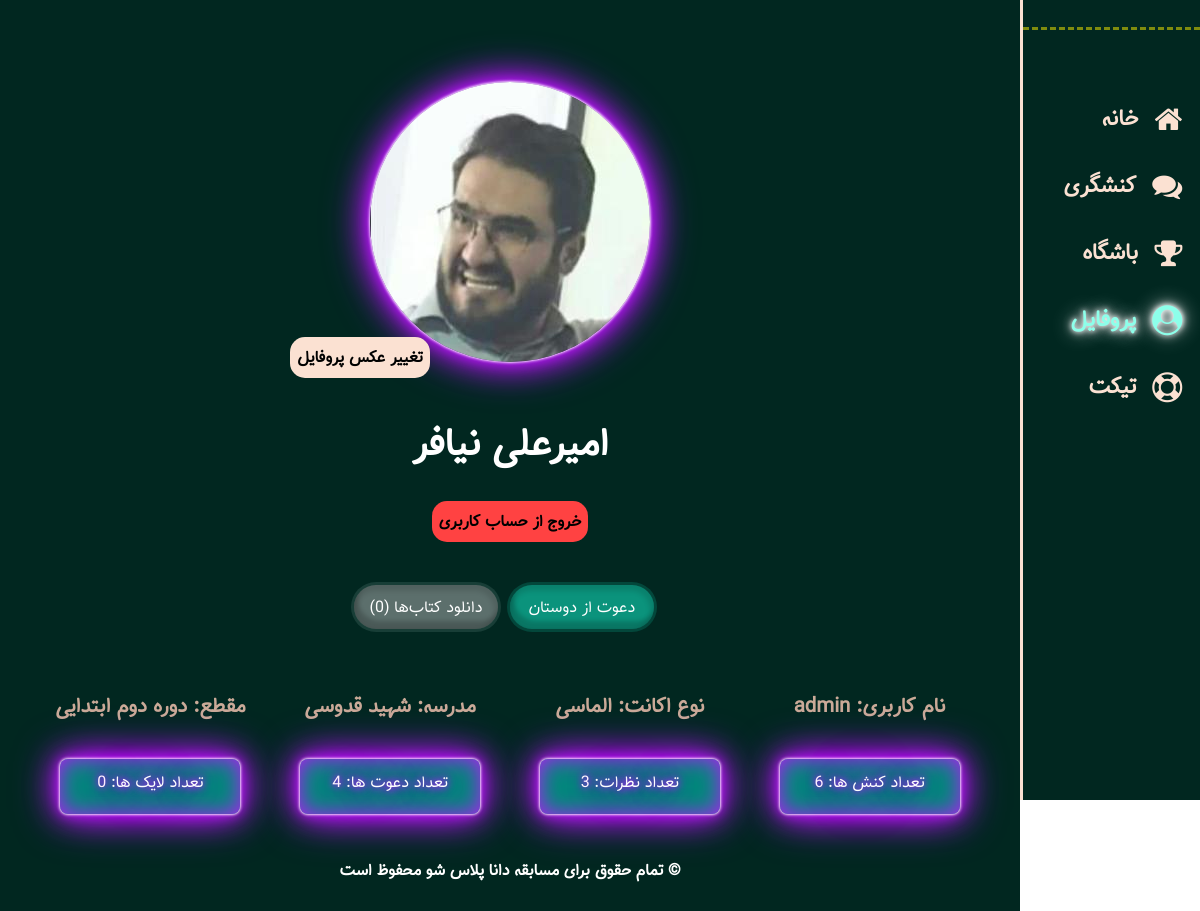
The page /profile (signed in) on the database as committed earlier.
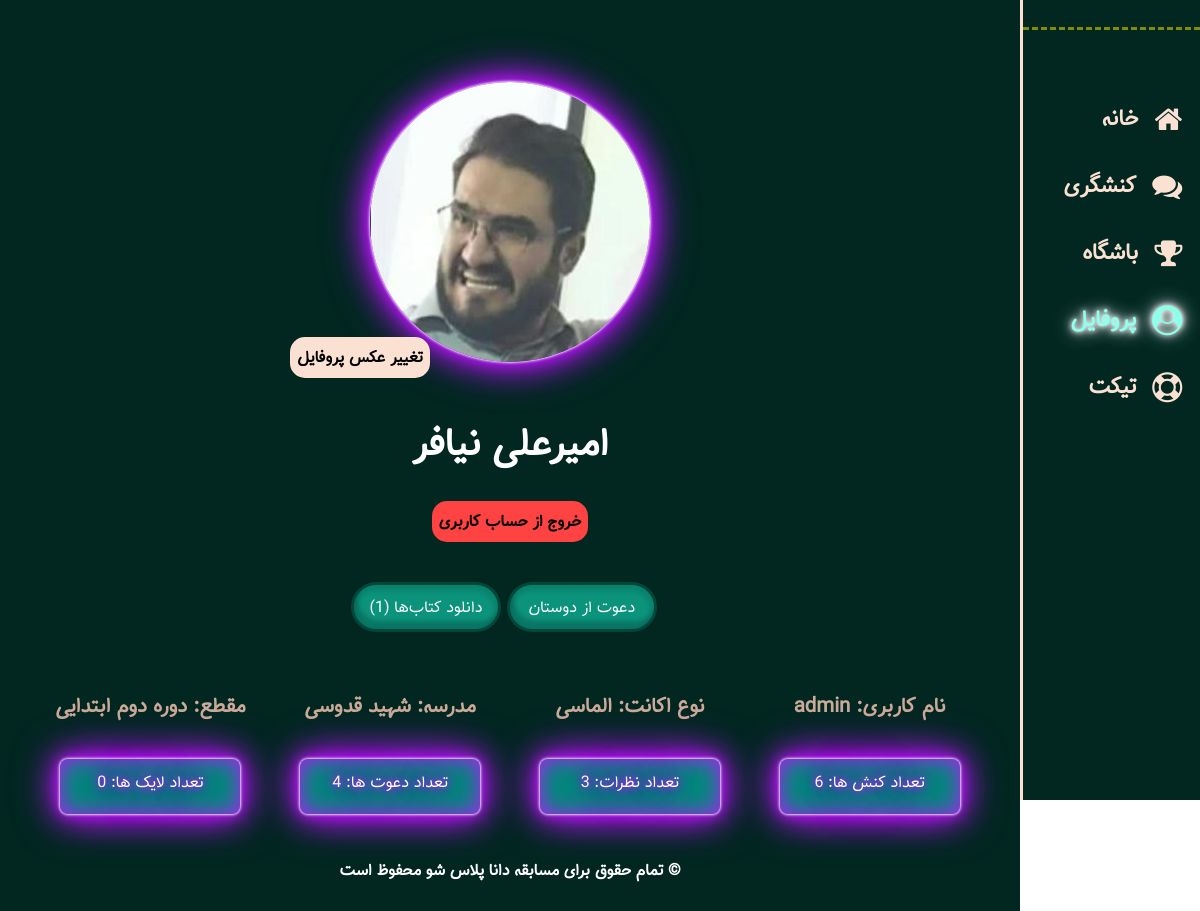
The same page on the database as committed later.
### models/user.py (models this page shows)
class User(db.Model, UserMixin):
    __tablename__ = "users"
    id = Column(Integer, primary_key=True)
    name = Column(String, nullable=False, unique=True, index=True)
    username = Column(String, nullable=False, unique=True, index=True)
    password = Column(String, nullable=False, unique=True, index=True)
    code = Column(Integer, nullable=False, unique=True, index=True)
    phone = Column(String, nullable=False, index=True)
    email = Column(String, nullable=False, index=True)
    grade = Column(String, nullable=False, index=True)
    birth = Column(String, nullable=False, index=True)  #1340 - 1397
    gender = Column(String, nullable=False, index=True)
    type = Column(String, nullable=False, index=True)
    invite_code = Column(String, nullable=False, index=True)
    invite_auth = Column(String, nullable=False, index=True)
    msg_code = Column(Integer, index=True)
    province = Column(String, index=True)
    city = Column(String, index=True)
    school_name = Column(String, index=True)
    school_type = Column(String, index=True)
    home_addres = Column(String, index=True)
    recognition = Column(String, index=True)
    final = Column(Integer, default=0, index=True)
    authentication = Column(Integer, default=0, index=True)
    downloads = Column(Integer, default=2, index=True)
    coin = Column(Integer, default=0, index=True)
    point = Column(Integer, default=0, index=True)
    badge = Column(Integer, default=0, index=True)
    like = Column(Integer, default=0, index=True)
    invite = Column(Integer, default=0, index=True)

### blueprints/user.py (the view)
@app.route("/profile", methods=["GET","POST"],  strict_slashes=False)
@login_required
def profile():
    if request.method == "POST":
        file = request.files.get("file", None)
        file.save(f"static/users/{file.filename}")
        image = Image.open(f"static/users/{file.filename}")
        resized_image = image.resize((280, 280))
        resized_image = resized_image.convert("RGB")
        resized_image.save(f"static/users/{current_user.id}.jpg", 'JPEG')
        os.remove(f"static/users/{file.filename}")
        return redirect(request.url)
    else:
        activisms = len(current_user.interactions.filter(Interaction.type=='activism', Interaction.status=='confirmed').all())
        comments = len(current_user.interactions.filter(Interaction.type=='comment', Interaction.status=='confirmed').all())
        return render_template("user/profile.html", activisms=activisms, comments=comments)

### app.py (called while the page is built)
@login_manager.user_loader
def load_user(user_id):
    return User.query.filter(User.id==user_id).first()

### templates/user/profile.html (shortened to what this page needs)
{% extends "Base.html" %}
{% block head %}
    <link rel="stylesheet" href="https://cdnjs.cloudflare.com/ajax/libs/font-awesome/4.7.0/css/font-awesome.min.css">
    <link rel="stylesheet" href="{{ url_for('static', filename='styles/user/profile.css') }}">
    {% endblock %}
    {% block body %}
    <div id="continer">
        <div id="side-wrp">
            <div id="logo-wrp">
            </div>
            <a href="{{ url_for('user.home') }}" class="icon-wrp">
                <i class="fa fa-home icon"></i>
                <h2>خانه </h2>
            </a>
            <a href="{{ url_for('user.activism') }}" class="icon-wrp">
                <i class="fa fa-comments icon"></i>
                <h2>کنشگری </h2>
            </a>
            <a href="{{ url_for('user.club') }}" class="icon-wrp">
                <i class="fa fa-trophy icon"></i>
                <h2>باشگاه </h2>
            </a>
            <a href="{{ url_for('user.profile') }}" class="icon-wrp active">
                <i class="fa fa-user-circle icon"></i>
                <h2>پروفایل </h2>
            </a>
            <a href="{{ url_for('user.ticket') }}" class="icon-wrp">
                <i class="fa fa-life-saver icon"></i>
                <h2>تیکت </h2>
            </a>
        </div>
        <div id="content-wrp">
            <div id="heading">
                <img id="h-im" src="/static/users/{{current_user.id}}.jpg"  onerror="this.onerror=null; this.src=`{{ url_for('static', filename='main_img/user.jpg') }}`;" alt="" width="280">
                <label for="file">تغییر عکس پروفایل</label>
                <br class="mob">
                <h1>{{current_user.name}}</h1>
                <div id="log_out" onclick="log_out()">خروج از حساب کاربری</div>
            </div>
            <div id="main">
                <div class="task_bar">
                    <a href="{{ url_for('user.invites') }}" class="invite_link task_link"><button class="invite_btn task_btn">دعوت از دوستان</button></a>
                    {% if current_user.downloads != 0 %}
                    <a href="/download" onclick="setInterval(function() {location.reload();}, 1000);" class="down_link task_link"><button class="down_btn task_btn">دانلود کتاب‌ها ({{current_user.downloads}})</button></a>
                    {% else %}
                    <a class="down_link task_link"><button disabled class="down_btn task_btn">دانلود کتاب‌ها ({{current_user.downloads}})</button></a>
                    {% endif %}
                </div>
                <div class="about">
                    <h3>نام کاربری: {{current_user.username}}</h3>
                    <h3>نوع اکانت: {{"الماسی" if current_user.authentication == 1 and current_user.final == 1  else "طلایی" if current_user.final == 1 else "نقره‌ای" if  current_user.authentication == 1 else "برنزی"}}</h3>
                    <h3>مدرسه: {{current_user.school_name}} </h3>
                    <h3>مقطع: {{"دوره اول ابتدایی" if current_user.grade == 1 else "دوره دوم ابتدایی" if current_user.grade == 2 else "دوره متوسطه اول" if current_user.grade == 3 else "دوره متوسطه دوم" if current_user.grade == 4 else "فرهنگی"}}</h3>
                </div>
                <div class="values">
                    <div class="value">
                        تعداد کنش ها: {{activisms}}
                    </div>
                    <div class="value">
                        تعداد نظرات: {{comments}}
                    </div>
                    <div class="value">
                        تعداد دعوت ها: {{current_user.invite}}
                    </div>
                    <div class="value">
                        تعداد لایک ها: {{current_user.like}}
                    </div>
                </div>
            <div id="footer">
                <h4 id="copyRight">© تمام حقوق برای مسابقه دانا پلاس شو محفوظ است</h4>
            </div>
        </div>
    </div>
{% endblock %}

### templates/Base.html (shortened to what this page needs)
<!DOCTYPE html>
<html lang="fa" dir="rtl">
<head>
    {% block head%}{% endblock %}
    <link rel="stylesheet" href="{{ url_for('static', filename='libraries/sweetalert2/sweetalert2.min.css') }}">
</head>
<body>
    {% block body%}{% endblock %}
</body>
</html>

### static/styles/user/profile.css (style rules this page uses)
body { min-width: 315px; }
body * { box-sizing: border-box; }
a:-webkit-any-link { color: none; cursor: pointer; text-decoration: none; }
body * { font-family: Tanha; }
body { font-family: Arial; padding: 0px; margin: 0px; }
h1 { margin-top: 10px; color: #fff; }
#h-im { margin-top: 8%; border-radius: 50%; box-shadow: 0 0 .2rem #fff, 0 0 .2rem #fff, 0 0 2rem #bc13fe, 0 0 0.8rem #bc13fe, 0 0 2.8rem #bc13fe, inset 0 0 1.3rem #bc13fe; }
#heading { display: flex; justify-content: center; align-items: center; flex-direction: column; }
#copyRight { color: white }
.icon-wrp { display: flex; justify-content: start; align-items: center; }
.icon { font-size:48px; color:#fbe1d2; margin-left: 10%; }
.icon-wrp>h2 { color:#fbe1d2; }
h2 { margin: 0; }
#side-wrp { display: flex; }
#logo-wrp { border-bottom: 3px dashed #d7d00297; width: 100%; }
#footer { display: flex; justify-content: center; align-items: center; margin-top: 20px; }
.icon-wrp.active * { color: #8dffea; text-shadow: 0 0 5px #fff, 0 0 10px #fff, 0 0 20px #fff; }
#main { display: flex; justify-content: center; align-items: center; flex-direction: column; margin-top: 0; }
#content-wrp { min-height: calc( 100vh - 88px ); }
label,#log_out { position: relative; bottom: 25px; right: 150px; background-color: #fbe1d2; padding: 7px; font-weight: 900; border-radius: 15px; cursor: pointer; }
.about { display: grid; grid-template-columns: 25% 25% 25% 25%; width: 100%; margin-bottom: 30px; }
.about * { margin: 5px 0; color: #caaa98; white-space: nowrap; }
.value { background-color: #008c7b; border: none; box-shadow: 0 0 .2rem #fff, 0 0 .2rem #fff, 0 0 2rem #bc13fe, 0 0 0.8rem #bc13fe, 0 0 2.8rem #bc13fe, inset 0 0 1.3rem #bc13fe; border-radius: 8px; width: 20%; height: 55px; color: #fff; text-shadow: 0 0 7px #bc13fe, 0 0 10px #bc13fe, 0 0 21px #bc13fe, 0 0 42px #bc13fe, 0 0 82px #bc13fe, 0 0 92px #bc13fe, 0 0 102px #bc13fe, 0 0 151px #bc13fe; min-width: 180px; transition: 0.5s; margin: 1px 10px; text-align: center; justify-self: center; padding-top: 10px; }
.values { display: grid; grid-template-columns: 25% 25% 25% 25%; width: 100%; }
.task_btn { cursor: pointer; width: 150px; height: 50px; background-color: #0b937c; border: 3px #012d25bc solid; color: white; text-align: center; text-decoration: none; font-size: 16px; cursor: pointer; border-radius: 50px; box-shadow: inset 4px -8px 4px 0px rgb(4 4 4 / 19%), inset -1px 3px 5px 3px rgb(0 0 0 / 12%); transition: background-color 0.3s, transform 0.3s; }
.task_link { margin: 1%; margin-top: 40px; }
.task_bar { display: flex; justify-content: space-between; margin-bottom: 50px; }
@media only screen and (min-width: 1025px) { #continer { display: flex; width: 100%; height: auto; } }
@media only screen and (min-width: 1025px) { #content-wrp { width: 85%; background-color: #012720; justify-content: center; align-items: center; } }
@media only screen and (min-width: 1025px) { #side-wrp { flex-direction: column; position: sticky; top: 0; width: 15%; background-color: #012720; border-left: 3px solid #fbe1d2; height: 100vh; } }
@media only screen and (min-width: 1025px) { #main { margin: 3%; margin-top: 0; } }
@media only screen and (min-width: 1025px) { h1 { font-size: 2.7em; } }
@media only screen and (min-width: 1025px) { .icon-wrp { margin-top: 30px; margin-right: 10%; } }
@media only screen and (min-width: 1025px) { #logo-wrp { margin-bottom: 40px; } }
@media only screen and (min-width: 1025px) { .about * { text-align: center; font-size: 1.7vw; } }
@media only screen and (min-width: 1024px) and (max-width: 1400px) { h3 { font-size: 1.2em; } }
@media only screen and (min-width: 1024px) and (max-width: 1400px) { .icon { font-size: 30px; } }
@media only screen and (min-width: 1024px) and (max-width: 1400px) { h2 { font-size: 1.4em; } }
@media only screen and (min-width: 1024px) and (max-width: 1400px) { h1 { font-size: 2.4em; } }
#log_out { background-color: rgb(255, 66, 66); position: static; }

Rows that differ between the two databases and show on the page:
changed User "امیرعلی نیافر": downloads "0" → "1"
